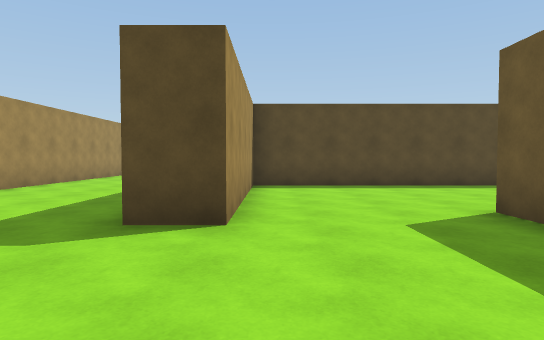
View 1 (above)

24 first-person views from a walk through a scene from a Unity 3-D project. The camera is 1.3 m above the floor, tilts 2° down and sees 75° across. The floor is counted in squares, 2 m on a side. Each view is taken from the middle of a square. On the plan, view 1 faces up. The plan holds only what a view shows up to about 10 squares ahead; the rest is blank. The place goes on beyond the plan. The player is left out.

View 2
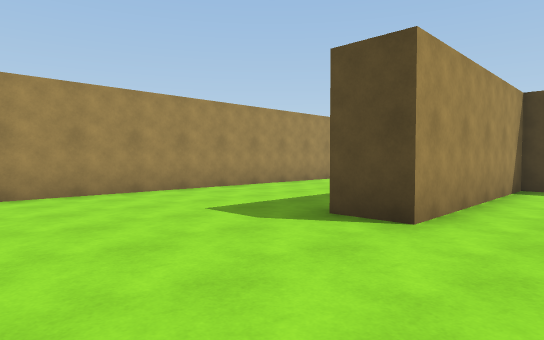

View 3
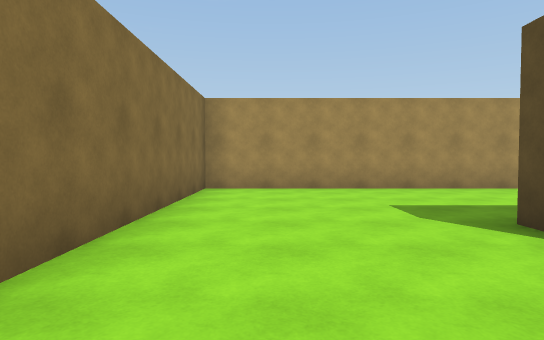

View 4
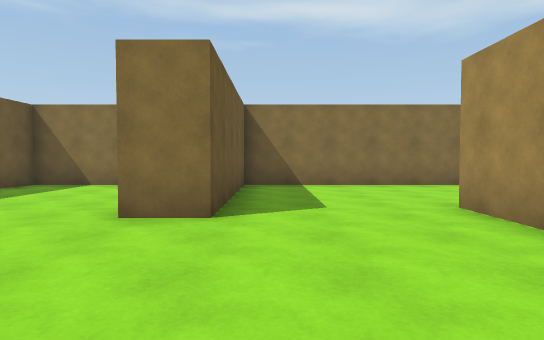

View 5
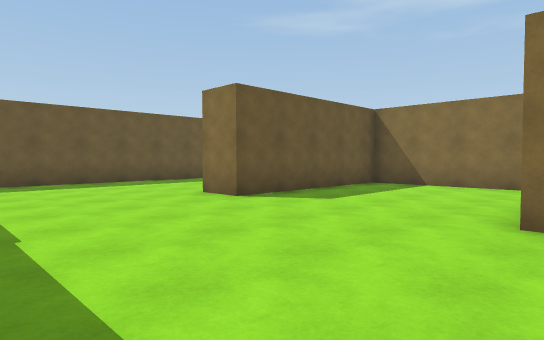

View 6
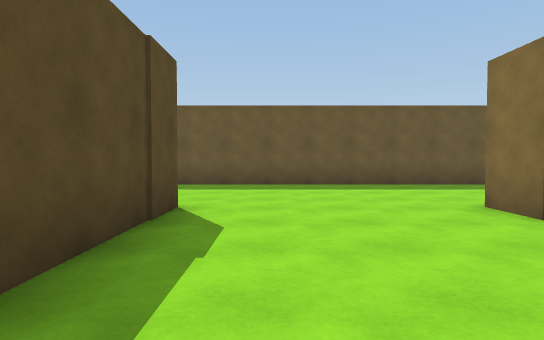

View 7
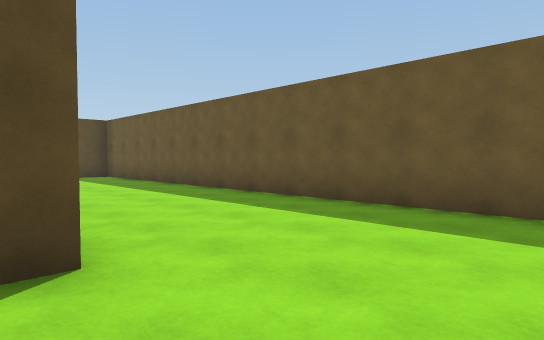

View 8
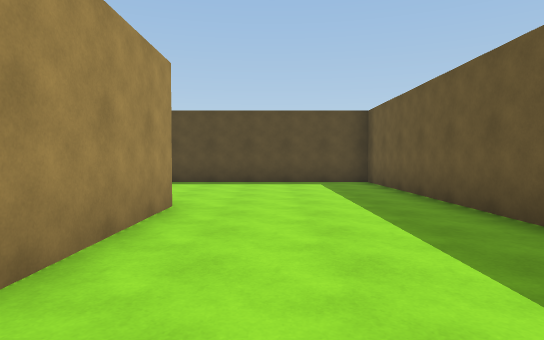

View 9
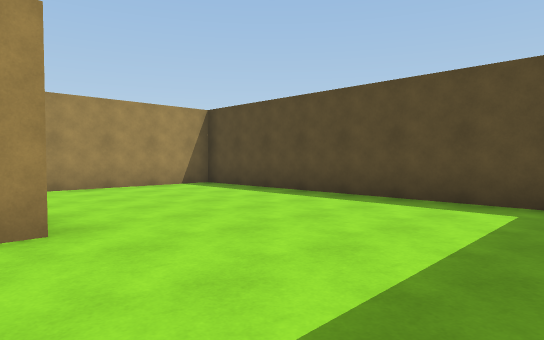

View 10
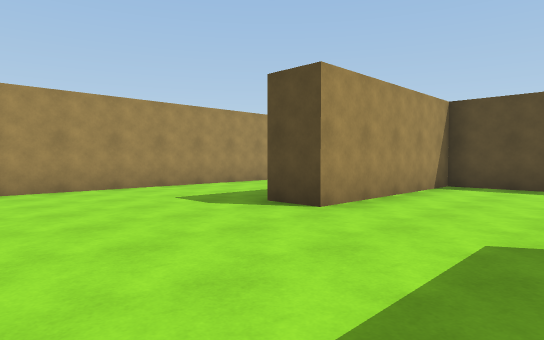

View 11
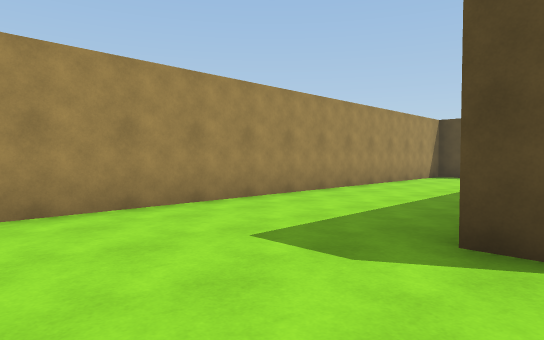

View 12
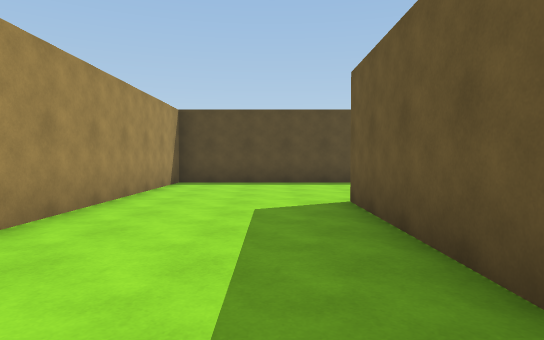

View 13
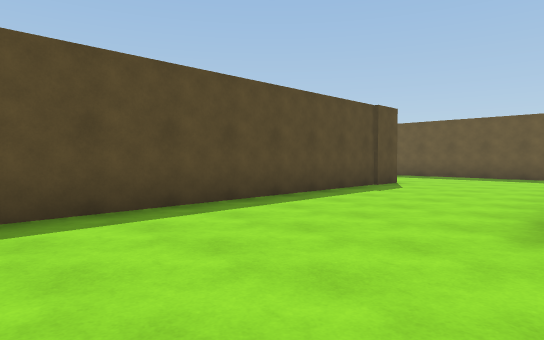

View 14
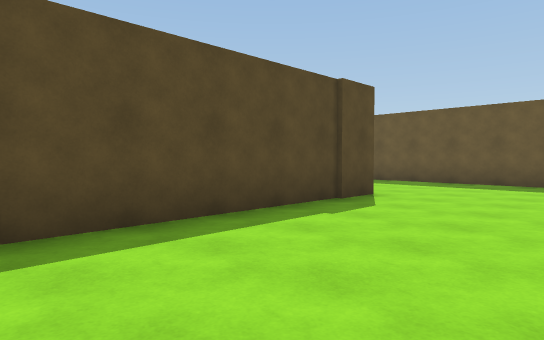

View 15
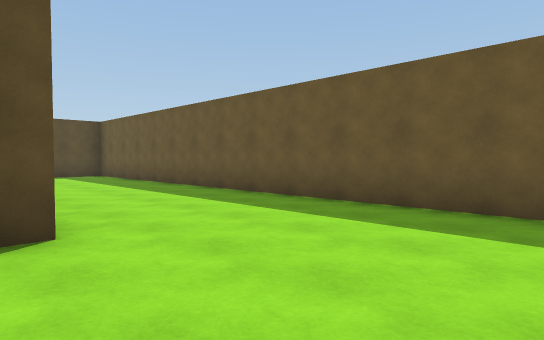

View 16
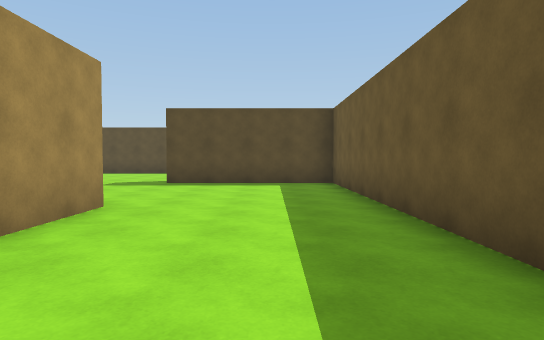

View 17
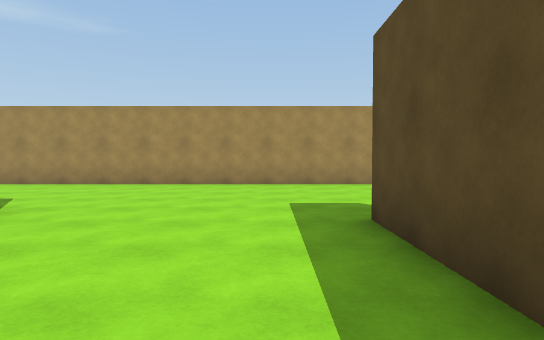

View 18
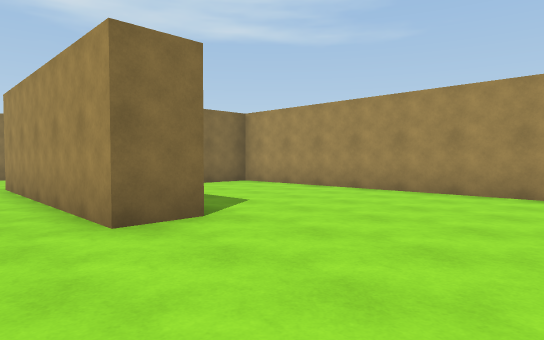

View 19
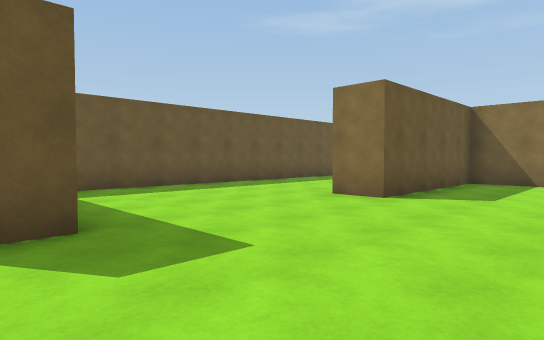

View 20
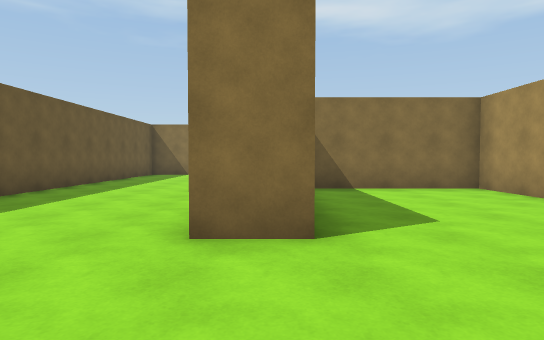

View 21
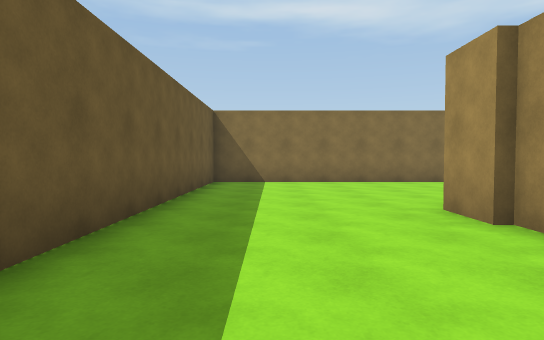

View 22
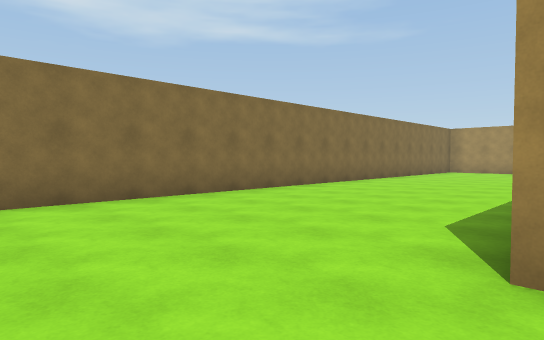

View 23
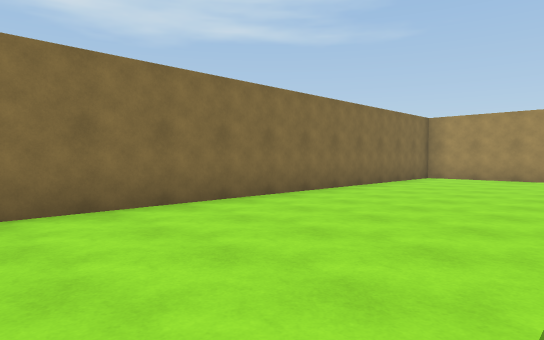

View 24
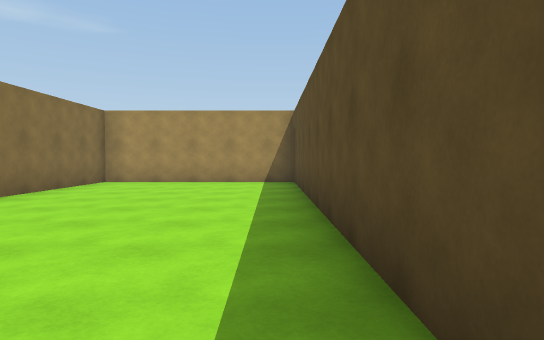

### Floor plan
Points are (right, up) in squares from view 1. A wall is a line through its corners. A room is listed if a view was taken in it or the views show most of it. See-through windows are left out.
Room 1 (views 1, 2, 3, 4, 5, 6, 7, 8, 9, 10, 11, 12, 13, 14, 15, 16, 17, 18, 19, 20, 21, 22, 23, 24)
walls: (3.2, 15.5) (3.2, 19.2); (-5.5, 10) (-5.5, -0.4) (2.7, -0.4) (2.7, 4.2) (3.8, 4.2); (8.7, 13.8) (8.7, 10.6); (8.8, 8.3) (-0.4, 8.3) (-0.4, 3.4) (-1.5, 3.4); (3.7, 1.4) (3.7, -0.4) (7.7, -0.4) (7.7, 4.2) (8.8, 4.2); (3.2, -1.4) (-5.5, -1.4) (-5.5, -6.5) (12.6, -6.5) (12.6, 18.4) (4.2, 18.4) (4.2, 13.7) (3.1, 13.7); (8.7, 0) (8.7, -0.5); (8.9, -0.4) (8.9, -1.5); (12.6, 20.5) (12.6, 33) (8.3, 33) (8.3, 33.6); (3.4, 34.5) (3.4, 24.3) (7.7, 24.3) (7.7, 28.7) (8.7, 28.7) (8.7, 23.3) (-0.4, 23.3) (-0.4, 10.9)

Where each view was taken, in squares from view 1:
view 1: 0 up, 0 right, facing up
view 2: 0 up, 1 right, facing up-left
view 3: 1 up, 2 right, facing left
view 4: 8 up, 2 right, facing down
view 5: 8 up, 3 right, facing down-right
view 6: 7 up, 4 right, facing right
view 7: 6 up, 8 right, facing up-right
view 8: 9 up, 10 right, facing up
view 9: 13 up, 12 right, facing up-left
view 10: 10 up, 7 right, facing up-left
view 11: 11 up, 4 right, facing up-left
view 12: 14 up, 2 right, facing up
view 13: 19 up, 0 right, facing up-right
view 14: 20 up, 3 right, facing up-right
view 15: 20 up, 8 right, facing up-right
view 16: 24 up, 11 right, facing up
view 17: 32 up, 12 right, facing left
view 18: 32 up, 10 right, facing down-left
view 19: 34 up, 5 right, facing down-right
view 20: 7 up, 8 right, facing down
view 21: 3 up, 11 right, facing down
view 22: 1 down, 11 right, facing down-left
view 23: 2 down, 6 right, facing down-left
view 24: 2 down, 4 right, facing left
